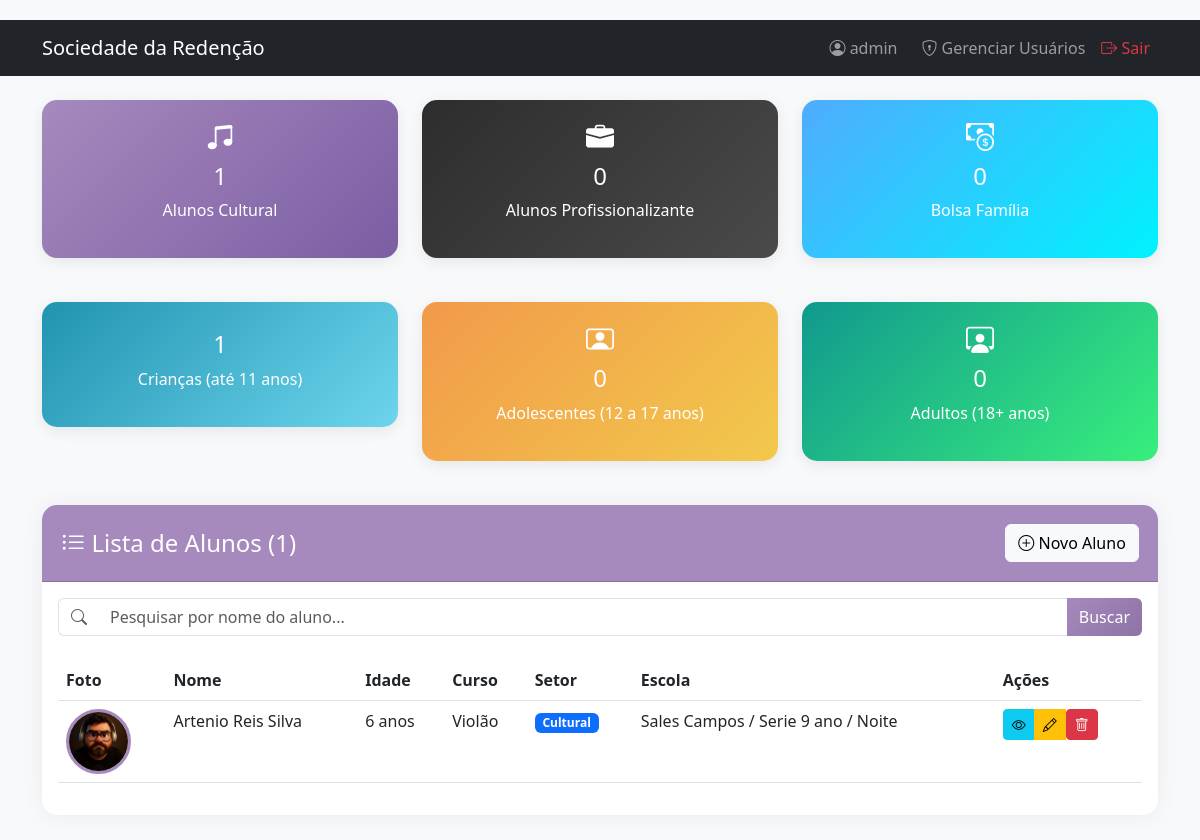
The page / (signed in) on the database as committed earlier.
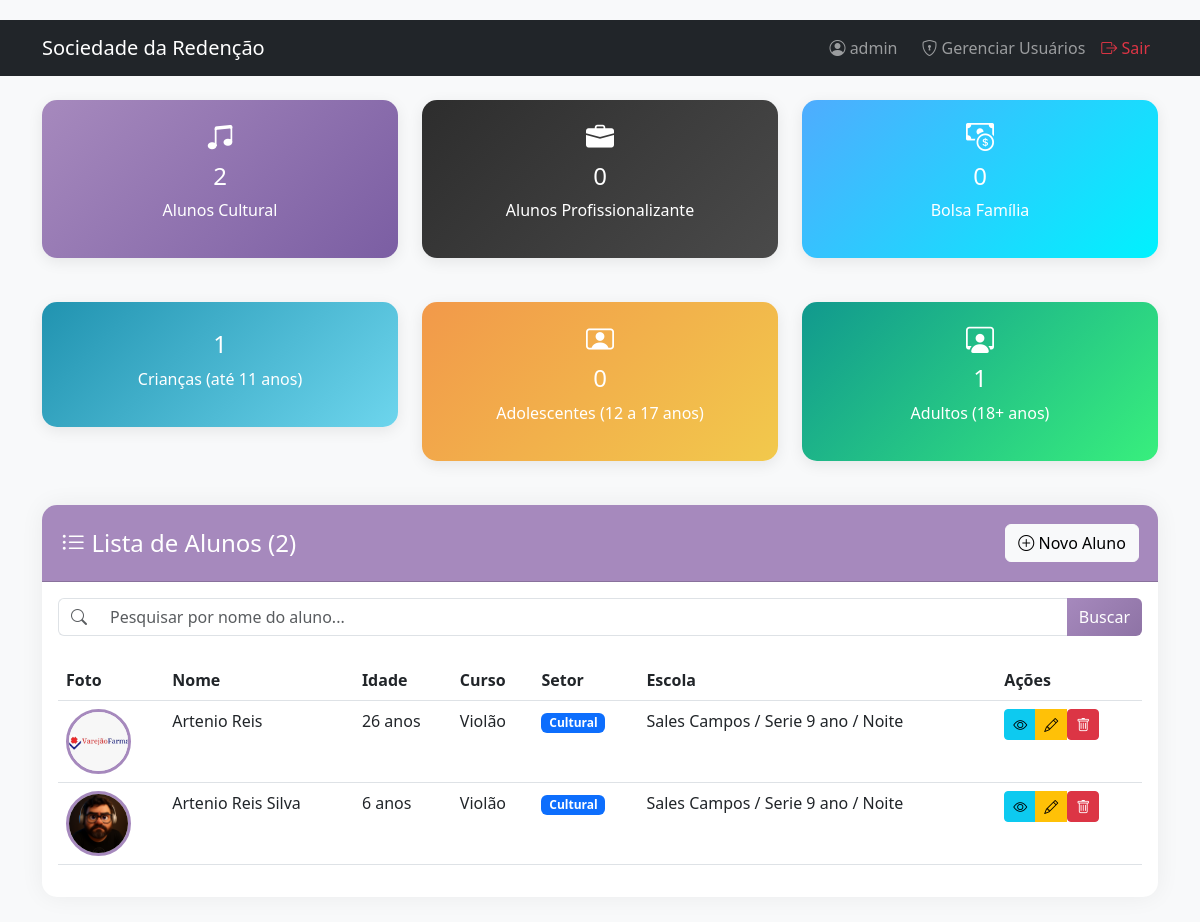
The same page on the database as committed later.
### models.py (models this page shows, shortened)
class Aluno(db.Model):
    id = db.Column(db.Integer, primary_key=True)
    foto = db.Column(db.String(200), nullable=True)
    nome_completo = db.Column(db.String(100), nullable=False)
    cpf = db.Column(db.String(14), nullable=True)
    telefone = db.Column(db.String(20), nullable=True)
    data_nascimento = db.Column(db.Date, nullable=False)
    idade = db.Column(db.Integer, nullable=False)
    nome_pais = db.Column(db.String(100), nullable=False)
    curso = db.Column(db.String(100), nullable=False)
    setor = db.Column(db.String(20), nullable=False)
    endereco = db.Column(db.String(200), nullable=False)
    escola = db.Column(db.String(100), nullable=False)
    trabalho_ficha_adulto = db.Column(db.Boolean, default=False)
    nome_trabalho_profissao = db.Column(db.String(100), nullable=True)
    bolsa_familia = db.Column(db.Boolean, default=False)
    irmaos = db.Column(db.Integer, default=0)
    renda_familiar = db.Column(db.Float, nullable=False)
    pessoas_residencia = db.Column(db.Integer, nullable=False)
    desistencia = db.Column(db.String(10), default='NÃO')
    observacao = db.Column(db.Text, nullable=True)
    data_cadastro = db.Column(db.DateTime, default=datetime.utcnow)

### app.py (the view)
@app.route('/')
@login_required
def index():
    termo_busca = request.args.get('q', '')
    if termo_busca:
        alunos = Aluno.query.filter(Aluno.nome_completo.ilike(f'%{termo_busca}%')).order_by(Aluno.nome_completo).all()
    else:
        alunos = Aluno.query.order_by(Aluno.nome_completo).all()
    cultural = Aluno.query.filter_by(setor='CULTURAL', desistencia='NÃO').count()
    profissional = Aluno.query.filter_by(setor='PROFISSIONALIZANTE', desistencia='NÃO').count()
    bolsa = Aluno.query.filter_by(bolsa_familia=True, desistencia='NÃO').count()
    criancas = Aluno.query.filter(Aluno.idade < 12, Aluno.desistencia == 'NÃO').count()
    adolescentes = Aluno.query.filter(Aluno.idade >= 12, Aluno.idade < 18, Aluno.desistencia == 'NÃO').count()
    adultos = Aluno.query.filter(Aluno.idade >= 18, Aluno.desistencia == 'NÃO').count()
    return render_template('index.html', alunos=alunos, cultural=cultural, profissionalizante=profissional,
                           bolsa_familia=bolsa, criancas=criancas, adolescentes=adolescentes, adultos=adultos,
                           total_alunos=len(alunos), termo_busca=termo_busca)

### app.py (called while the page is built)
def login_required(f):
    @wraps(f)
    def decorated_function(*args, **kwargs):
        if 'logged_in' not in session:
            return redirect(url_for('login'))
        return f(*args, **kwargs)
    return decorated_function

@app.context_processor
def utility_processor():
    def format_currency(value): return f"R$ {value:,.2f}".replace('.', ',')
    def format_date(value): return value.strftime('%d/%m/%Y') if value else ""
    return dict(format_currency=format_currency, format_date=format_date, now=datetime.now())

### templates/index.html (shortened to what this page needs)
{% extends "base.html" %}
{% block content %}
<div class="row mb-4">
    <div class="col-md-4">
        <div class="stat-card stat-cultural">
            <h3><i class="bi bi-music-note-beamed"></i></h3>
            <h4>{{ cultural }}</h4>
            <p>Alunos Cultural</p>
        </div>
    </div>
    <div class="col-md-4">
        <div class="stat-card stat-profissional">
            <h3><i class="bi bi-briefcase-fill"></i></h3>
            <h4>{{ profissionalizante }}</h4>
            <p>Alunos Profissionalizante</p>
        </div>
    </div>
    <div class="col-md-4">
        <div class="stat-card stat-bolsa">
            <h3><i class="bi bi-cash-coin"></i></h3>
            <h4>{{ bolsa_familia }}</h4>
            <p>Bolsa Família</p>
        </div>
    </div>
</div>
<div class="row mb-4">
    <div class="col-md-4">
        <div class="stat-card stat-crianca">
            <h4>{{ criancas }}</h4>
            <p>Crianças (até 11 anos)</p>
        </div>
    </div>
    <div class="col-md-4">
        <div class="stat-card stat-adolescente">
            <h3><i class="bi bi-person-video"></i></h3>
            <h4>{{ adolescentes }}</h4>
            <p>Adolescentes (12 a 17 anos)</p>
        </div>
    </div>
    <div class="col-md-4">
        <div class="stat-card stat-adulto">
            <h3><i class="bi bi-person-workspace"></i></h3>
            <h4>{{ adultos }}</h4>
            <p>Adultos (18+ anos)</p>
        </div>
    </div>
</div>
<div class="card">
    <div class="card-header d-flex justify-content-between align-items-center">
        <h4 class="mb-0"><i class="bi bi-list-ul"></i> Lista de Alunos ({{ total_alunos }})</h4>
        <a href="{{ url_for('cadastrar') }}" class="btn btn-light">
            <i class="bi bi-plus-circle"></i> Novo Aluno
        </a>
    </div>
    <div class="card-body">
        <form method="GET" action="{{ url_for('index') }}" class="mb-4">
            <div class="input-group">
                <span class="input-group-text bg-white border-end-0">
                    <i class="bi bi-search text-muted"></i>
                </span>
                <input type="text" name="q" class="form-control border-start-0"
                       placeholder="Pesquisar por nome do aluno..." value="{{ termo_busca }}">
                <button class="btn btn-primary" type="submit">Buscar</button>
            </div>
        </form>
        {% if alunos %}
        <div class="table-responsive">
            <table class="table table-hover">
                <thead>
                    <tr>
                        <th>Foto</th>
                        <th>Nome</th>
                        <th>Idade</th>
                        <th>Curso</th>
                        <th>Setor</th>
                        <th>Escola</th>
                        <th>Ações</th>
                    </tr>
                </thead>
                <tbody>
                    {% for aluno in alunos %}
                    <tr>
                        <td>
                            {% if aluno.foto %}
                            <img src="{{ url_for('uploaded_file', filename=aluno.foto) }}"
                                 class="aluno-foto"
                                 alt="{{ aluno.nome_completo }}">
                            {% else %}
                            <div class="aluno-foto bg-secondary d-flex align-items-center justify-content-center">
                                <i class="bi bi-person-fill text-white" style="font-size: 2rem;"></i>
                            </div>
                            {% endif %}
                        </td>
                        <td>{{ aluno.nome_completo }}</td>
                        <td>{{ aluno.idade }} anos</td>
                        <td>{{ aluno.curso }}</td>
                        <td>
                            {% if aluno.setor == 'CULTURAL' %}
                            <span class="badge bg-primary">Cultural</span>
                            {% else %}
                            <span class="badge bg-success">Profissionalizante</span>
                            {% endif %}
                        </td>
                        <td>{{ aluno.escola }}</td>
                        <td>
                            <div class="btn-group" role="group">
                                <a href="{{ url_for('visualizar', id=aluno.id) }}"
                                   class="btn btn-sm btn-info" title="Visualizar">
                                    <i class="bi bi-eye"></i>
                                </a>
                                <a href="{{ url_for('editar', id=aluno.id) }}"
                                   class="btn btn-sm btn-warning" title="Editar">
                                    <i class="bi bi-pencil"></i>
                                </a>
                                <form action="{{ url_for('excluir', id=aluno.id) }}"
                                      method="POST"
                                      class="d-inline"
                                      onsubmit="return confirm('Tem certeza que deseja excluir este aluno?');">
                                    <button type="submit" class="btn btn-sm btn-danger" title="Excluir">
                                        <i class="bi bi-trash"></i>
                                    </button>
                                </form>
                            </div>
                        </td>
                    </tr>
                    {% endfor %}
                </tbody>
            </table>
        </div>
        {% endif %}
    </div>
</div>
{% endblock %}

### templates/base.html (shortened to what this page needs)
<!DOCTYPE html>
<html lang="pt-BR">
<head>
    <link href="https://cdn.jsdelivr.net/npm/bootstrap@5.3.0/dist/css/bootstrap.min.css" rel="stylesheet">
    <link rel="stylesheet" href="https://cdn.jsdelivr.net/npm/bootstrap-icons@1.10.0/font/bootstrap-icons.css">
    <link rel="stylesheet" href="{{ url_for('static', filename='css/style.css') }}">
</head>
<body>
    <nav class="navbar navbar-expand-lg navbar-dark bg-dark mb-4">
        <div class="container">
            <a class="navbar-brand" href="{{ url_for('index') }}">Sociedade da Redenção</a>
            {% if session.logged_in %}
            <div class="navbar-nav ms-auto">
                <span class="navbar-text me-3"><i class="bi bi-person-circle"></i> {{ session.username }}</span>
                <a class="nav-link" href="{{ url_for('listar_usuarios') }}"><i class="bi bi-shield-lock"></i> Gerenciar Usuários</a>
                <a class="nav-link text-danger" href="{{ url_for('logout') }}"><i class="bi bi-box-arrow-right"></i> Sair</a>
            </div>
            {% endif %}
        </div>
    </nav>
    <div class="container">
        {% block content %}{% endblock %}
    </div>
</body>
</html>

### static/css/style.css (style rules this page uses)
:root { --primary-color: #a689bd; --secondary-color: #2d2d2d; --success-color: #28a745; --info-color: #17a2b8; --warning-color: #ffc107; --danger-color: #dc3545; --light-color: #f8f9fa; --dark-color: #2d2d2d; }
body { background-color: #f8f9fa; font-family: 'Segoe UI', Tahoma, Geneva, Verdana, sans-serif; padding-top: 20px; }
.card { border: none; box-shadow: 0 0 25px rgba(0,0,0,0.06); border-radius: 15px; margin-bottom: 25px; }
.card-header { background-color: var(--primary-color); color: white; border-radius: 15px 15px 0 0 !important; padding: 1.2rem; font-weight: 600; }
.btn-primary { background: linear-gradient(135deg, var(--primary-color) 0%, #8e73a5 100%); border: none; transition: 0.3s; }
.aluno-foto { width: 65px; height: 65px; object-fit: cover; border-radius: 50%; border: 3px solid var(--primary-color); background-color: #fff; }
.stat-card { text-align: center; padding: 20px; border-radius: 15px; color: white; margin-bottom: 20px; box-shadow: 0 4px 15px rgba(0,0,0,0.08); }
.stat-cultural { background: linear-gradient(135deg, var(--primary-color) 0%, #7b5ea3 100%); }
.stat-profissional { background: linear-gradient(135deg, var(--secondary-color) 0%, #4a4a4a 100%); }
.stat-bolsa { background: linear-gradient(135deg, #4facfe 0%, #00f2fe 100%); }
.stat-crianca { background: linear-gradient(135deg, #2193b0 0%, #6dd5ed 100%); }
.stat-adolescente { background: linear-gradient(135deg, #f2994a 0%, #f2c94c 100%); }
.stat-adulto { background: linear-gradient(135deg, #11998e 0%, #38ef7d 100%); }

Rows that differ between the two databases and show on the page:
added Aluno: foto (picture), nome_completo "Artenio Reis", idade "26", curso "Violão", setor "Cultural", escola "Sales Campos / Serie 9 ano / Noite"
Other text that changed with them:
{{ cultural }}: "1" → "2"
{{ adultos }}: "0" → "1"
{{ total_alunos }}: "1" → "2"
